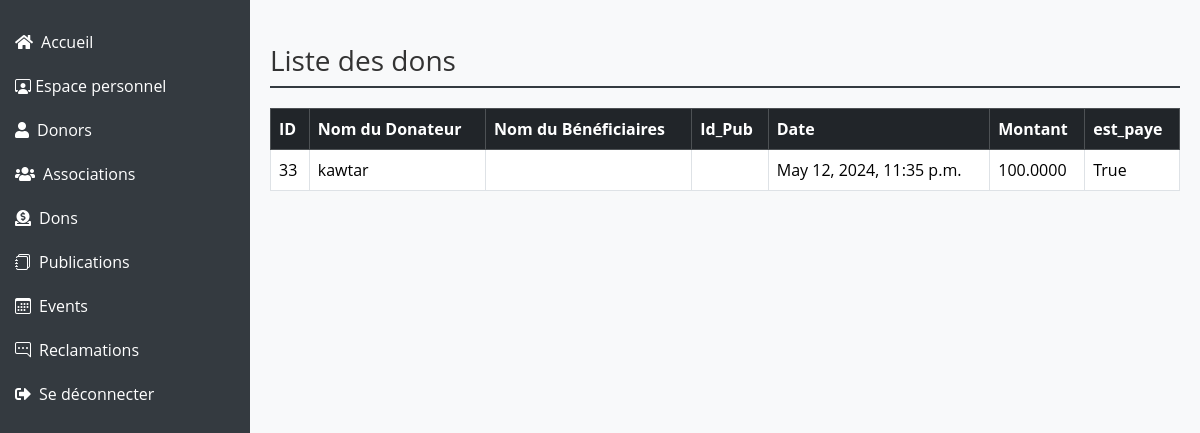
Before: /dons/dons/ with the older database file.
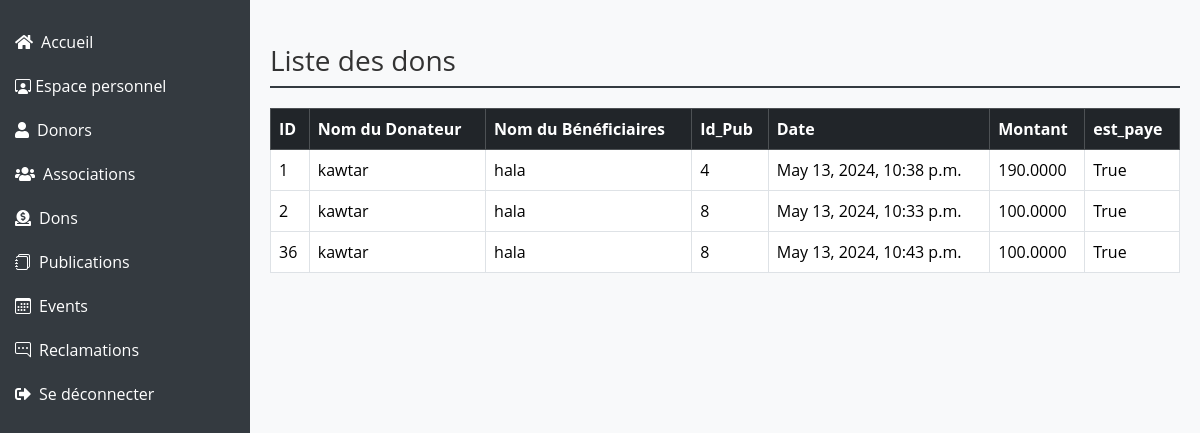
After: the same page with the newer database file.
### dons/models.py (models this page shows, shortened)
class Don(models.Model):
    user = models.ForeignKey(User, on_delete=models.CASCADE)
    id=models.AutoField(primary_key=True)
    date=models.DateTimeField(default=timezone.now)
    montantDons=models.DecimalField(max_digits=10,decimal_places=4)
    est_paye = models.BooleanField(default=False)
    publication = models.ForeignKey(Publication, on_delete=models.CASCADE, related_name='dons', null=True)
    objects = models.Manager()

### users/models.py (models this page shows, shortened)
class User(AbstractUser):
    is_association= models.BooleanField(default=True)
    is_donor = models.BooleanField(default=False)
    is_admin = models.BooleanField(default=False)
    groups = models.ManyToManyField(Group, related_name='user_groups')
    user_permissions = models.ManyToManyField(Permission, related_name='user_permissions')
    email_confirmed = models.BooleanField(default=False)
    confirmation_token = models.CharField(max_length=100, blank=True, null=True)

### publications/models.py (models this page shows, shortened)
class Publication(models.Model):
    id=models.AutoField(primary_key=True)
    titre=models.CharField(max_length=150)
    contenu=models.TextField()
    date=models.DateTimeField(default=timezone.now)
    image=models.ImageField(upload_to='photos/%y/%m/%d', blank=True)
    montant=models.DecimalField(max_digits=20,decimal_places=2)
    user=models.ForeignKey(User,on_delete=models.CASCADE,null=True)
    category = models.ForeignKey(Category, on_delete=models.CASCADE,null=True,blank=True)
    objects = models.Manager()

### dons/views.py (the view)
# urls.py: path('dons/',views.dons,name='dons'),
def dons(request):
    return render(request, 'dons/dons.html',{'dn':Don.objects.all()})

### templates/dons/dons.html (shortened to what this page needs)
{% load static %}
<!DOCTYPE html>
<html lang="en">
<head>
    <link href="https://cdn.jsdelivr.net/npm/bootstrap@5.3.2/dist/css/bootstrap.min.css" rel="stylesheet">
    <link href="https://cdnjs.cloudflare.com/ajax/libs/font-awesome/5.15.4/css/all.min.css" rel="stylesheet">
    <link href="https://cdn.jsdelivr.net/npm/bootstrap-icons/font/bootstrap-icons.css" rel="stylesheet">
</head>
<body>
<div class="sidebar">
    <ul class="nav flex-column">
        <li class="nav-item">
            <a class="nav-link text-white" href="/"><i class="fas fa-home me-2"></i>Accueil</a>
        </li>
        <li class="nav-item">
            <a class="nav-link text-white" href="{% url 'dashboardAdmin' %}"><i class="bi bi-person-workspace"></i></i> Espace personnel</a>
        </li>
        <li class="nav-item">
            <a class="nav-link text-white" href="{% url 'donors' %}"><i class="fas fa-user me-2"></i>Donors</a>
        </li>
        <li class="nav-item">
            <a class="nav-link text-white" href="{% url 'associations' %}"><i class="fas fa-users me-2"></i>Associations</a>
        </li>
        <li class="nav-item">
            <a class="nav-link text-white" href="{% url 'dons' %}"><i class="fas fa-donate me-2"></i>Dons</a>
        </li>
        <li class="nav-item">
            <a class="nav-link text-white" href="{% url 'publications' %}"><i class="bi bi-journals me-2"></i>Publications</a>
        </li>
        <li class="nav-item"><a class="nav-link" href="{% url 'events'%}">
            <i class="bi bi-calendar3 me-2"></i>Events
        </a></li>
        <li class="nav-item">
            <a class="nav-link text-white" href="{% url 'reclamations' %}"><i class="bi bi-chat-right-dots me-2"></i>Reclamations</a>
        </li>
        <li class="nav-item">
            <a class="nav-link text-white" href="{% url 'logout' %}"><i class="fas fa-sign-out-alt me-2"></i>Se déconnecter</a>
        </li>
    </ul>
</div>
<div class="main-content">
    <h1 class="mt-4">Liste des dons</h1>
                    {% block content %}
                    <table class="table table-bordered">
                        <thead class="table-dark">
                            <tr>
                                <th scope="col">ID</th>
                                <th scope="col">Nom du Donateur</th>
                                <th scope="col">Nom du Bénéficiaires</th>
                                <th scope="col">Id_Pub</th>
                                <th scope="col">Date</th>
                                <th scope="col">Montant</th>
                                <th scope="col">est_paye</th>
                            </tr>
                        </thead>
                        <tbody>
                            {% for donation in dn %}
                            <tr>
                                <td>{{ donation.id }}</td>
                                <td>{{ donation.user.first_name }}</td>
                                <td>{{ donation.publication.user.first_name }}</td>
                                <td>{{ donation.publication.id }}</td>
                                <td>{{ donation.date }}</td>
                                <td>{{ donation.montantDons }}</td>
                                <td>{{ donation.est_paye }}</td>
                            </tr>
                            {% endfor %}
                        </tbody>
                    </table>
                    {% endblock content %}
</div>
</body>
</html>

Changed rows visible on the page:
removed Don: id "33", user.first_name "kawtar", date "May 12, 2024, 11:35 p.m.", montantDons "100.0000", est_paye "True"
added Don: id "1", user.first_name "kawtar", publication.user.first_name "hala", publication.id "4", date "May 13, 2024, 10:38 p.m.", montantDons "190.0000", est_paye "True"
added Don: id "2", user.first_name "kawtar", publication.user.first_name "hala", publication.id "8", date "May 13, 2024, 10:33 p.m.", montantDons "100.0000", est_paye "True"
added Don: id "36", user.first_name "kawtar", publication.user.first_name "hala", publication.id "8", date "May 13, 2024, 10:43 p.m.", montantDons "100.0000", est_paye "True"
